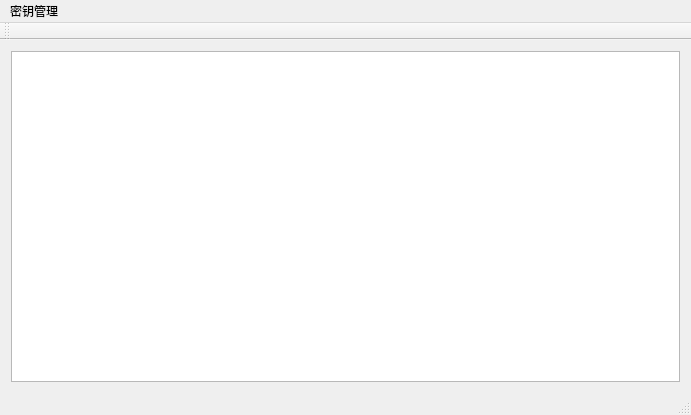
<?xml version="1.0" encoding="UTF-8"?>
<ui version="4.0">
 <class>MainWindow</class>
 <widget class="QMainWindow" name="MainWindow">
  <property name="geometry">
   <rect>
    <x>0</x>
    <y>0</y>
    <width>691</width>
    <height>415</height>
   </rect>
  </property>
  <property name="windowTitle">
   <string>MainWindow</string>
  </property>
  <widget class="QWidget" name="centralWidget">
   <layout class="QVBoxLayout" name="verticalLayout">
    <item>
     <widget class="QTextEdit" name="textOut"/>
    </item>
   </layout>
  </widget>
  <widget class="QMenuBar" name="menuBar">
   <property name="geometry">
    <rect>
     <x>0</x>
     <y>0</y>
     <width>691</width>
     <height>23</height>
    </rect>
   </property>
   <widget class="QMenu" name="menu">
    <property name="title">
     <string>密钥管理</string>
    </property>
    <addaction name="actionMakeKeyPair"/>
    <addaction name="separator"/>
    <addaction name="actionSavePriKeyToFile"/>
    <addaction name="actionSavePubKeyToFile"/>
    <addaction name="separator"/>
    <addaction name="actionReadPriKeyFromFile"/>
    <addaction name="actionReadPubKeyFromFile"/>
    <addaction name="separator"/>
    <addaction name="actionValiy"/>
    <addaction name="separator"/>
    <addaction name="actionPriKeyInfo"/>
    <addaction name="actionPubKeyInfo"/>
   </widget>
   <addaction name="menu"/>
  </widget>
  <widget class="QToolBar" name="mainToolBar">
   <attribute name="toolBarArea">
    <enum>TopToolBarArea</enum>
   </attribute>
   <attribute name="toolBarBreak">
    <bool>false</bool>
   </attribute>
  </widget>
  <widget class="QStatusBar" name="statusBar"/>
  <action name="actionMakeKeyPair">
   <property name="text">
    <string>生成密钥对</string>
   </property>
   <property name="toolTip">
    <string>生成密钥对</string>
   </property>
  </action>
  <action name="actionSavePriKeyToFile">
   <property name="text">
    <string>保存私钥到文件</string>
   </property>
  </action>
  <action name="actionSavePubKeyToFile">
   <property name="text">
    <string>保存公钥到文件</string>
   </property>
  </action>
  <action name="actionValiy">
   <property name="text">
    <string>验证私钥</string>
   </property>
   <property name="toolTip">
    <string>验证私钥</string>
   </property>
  </action>
  <action name="actionReadPriKeyFromFile">
   <property name="text">
    <string>从文件读取私钥</string>
   </property>
   <property name="toolTip">
    <string>从文件读取私钥</string>
   </property>
  </action>
  <action name="actionReadPubKeyFromFile">
   <property name="text">
    <string>从文件读取公钥</string>
   </property>
   <property name="toolTip">
    <string>从文件读取公钥</string>
   </property>
  </action>
  <action name="actionPriKeyInfo">
   <property name="text">
    <string>私钥信息</string>
   </property>
   <property name="toolTip">
    <string>私钥信息</string>
   </property>
  </action>
  <action name="actionPubKeyInfo">
   <property name="text">
    <string>公钥信息</string>
   </property>
   <property name="toolTip">
    <string>公钥信息</string>
   </property>
  </action>
 </widget>
 <layoutdefault spacing="6" margin="11"/>
 <resources/>
 <connections/>
</ui>
